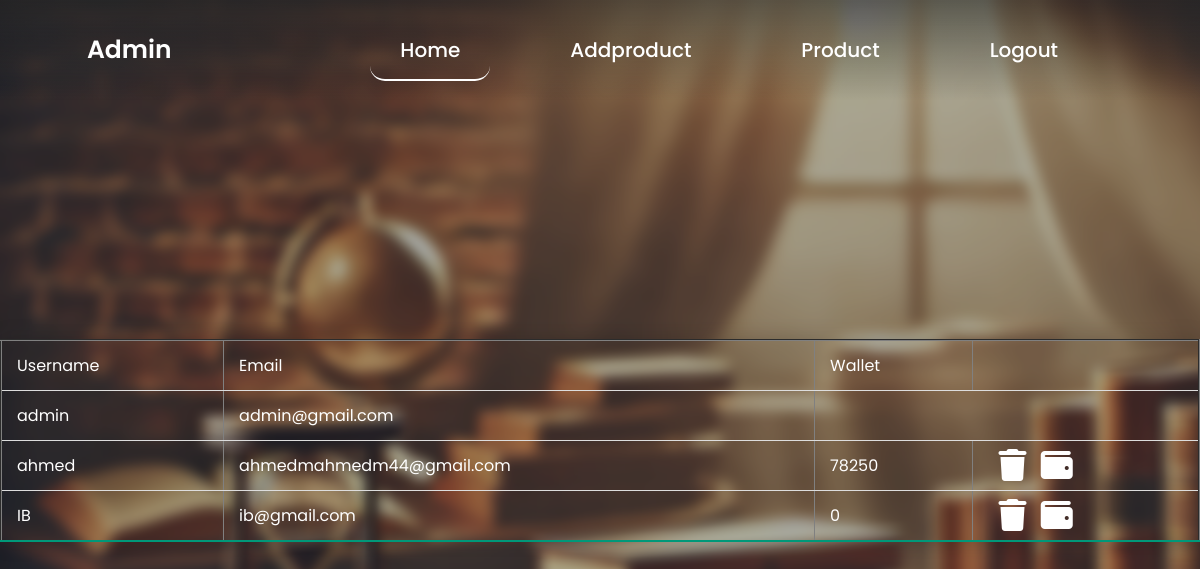
Page / (signed in) on the earlier database version.
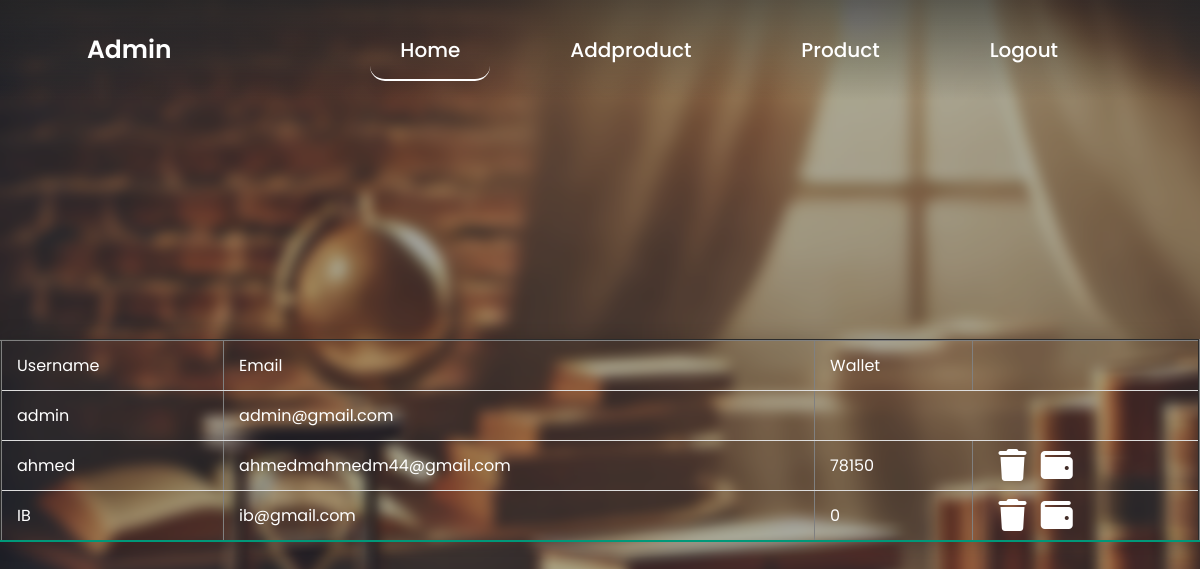
Same page on the later database version.
### tables this page shows
CREATE TABLE users (
			id INTEGER PRIMARY KEY AUTOINCREMENT,
			username TEXT NOT NULL UNIQUE,
            email TEXT UNIQUE,
			password TEXT NOT NULL,
            fName TEXT ,
            lName TEXT,
            photo_name TEXT,
            wallet INTEGER
		);

### app.py (the view)
@app.route('/')
def index():
    if 'username' in session:
        if session['username']=='admin':
            return render_template('admin.html',users=db.get_all_users(connection))
        else:
            user=db.get_user(connection,session['username'])
            return render_template('index.html',products=db.get_product(connection),user=user)
    user=None
    return render_template('index.html',products=db.get_product(connection),user=user)

### app.py (called while the page is built)
def is_malicious_request(req):
    malicious_patterns = ["SELECT", "DROP", "<script>", "UNION", "--"]
    for pattern in malicious_patterns:
        if pattern in req.data.decode('utf-8').upper() or pattern in req.query_string.decode('utf-8').upper():
            return True
    return False

@app.before_request
def check_request():
    if is_malicious_request(request):
        abort(403)

### db.py (called while the page is built)
def get_all_users(connection):
    cursor = connection.cursor()
    query = 'SELECT * FROM users'
    cursor.execute(query)
    return cursor.fetchall()

### templates/admin.html (shortened to what this page needs)
<!DOCTYPE html>
<html lang="en">
<head>
    <link rel="stylesheet" href="{{ url_for('static', filename='css/style.css') }}" />
    <link rel="stylesheet" href="{{ url_for('static', filename='css/1.css') }}" />
    <link rel="stylesheet" href="https://cdnjs.cloudflare.com/ajax/libs/font-awesome/6.6.0/css/all.min.css" />
</head>
<body>
    <div class="wrapper">
        <nav class="nav">
            <div class="nav-logo">
                <p>Admin</p>
            </div>
            <div class="nav-menu" id="navMenu">
                <ul>
                    <li><a href="/" class="link active">Home</a></li>
                    <li><a href="/addproduct" class="link">Addproduct</a></li>
                    <li><a href="/product" class="link">Product</a></li>
                    <li><a href="/logout" class="link">Logout</a></li>
                </ul>
            </div>
        </nav>
    <br> <br>
        <table border="2" class="table">
            <tr>
                <td>Username</td>
                <td>Email</td>
                <td>Wallet</td>
            </tr>
                {%for i in users%}
                <tr>
                <td>{{i[1]}}</td>
                <td>{{i[2]}}</td>
                {%if i[1] != 'admin'%}
                <td>{{i[7]}}</td>
                <td><a href="{{url_for('deleteuser',id=i[0])}}"><i style="padding: 10px 10px;color:white;" class="fa-solid fa-trash fa-2xl"></i></a>
                <a href="{{url_for('addtowallet',id=i[0])}}"><i style="color:white;"class="fa-solid fa-wallet fa-2xl"></i></a></td>
                {%endif%}
                </tr>
                {%endfor%}
        </table>
    </div>
</body>
</html>

### static/css/style.css (style rules this page uses)
* { margin: 0; padding: 0; box-sizing: border-box; font-family: 'Poppins', sans-serif; }
body { background: url("images/imageblur.png"); }
.wrapper { display: flex; justify-content: center; align-items: center; min-height: 110vh; background: rgba(39, 39, 39, 0.4); }
.nav { position: fixed; top: 0; display: flex; justify-content: space-around; width: 100%; height: 100px; line-height: 100px; background: linear-gradient(rgba(39,39,39, 0.6), transparent); z-index: 100; }
.nav-logo p { color: white; font-size: 25px; font-weight: 600; }
.nav-menu ul { display: flex; }
.nav-menu ul li { list-style-type: none; }
.nav-menu ul li .link { text-decoration: none; font-weight: 500; color: #fff; padding-bottom: 15px; margin: 0 25px; }
.link:hover, .active { border-bottom: 2px solid #fff; }

### static/css/1.css (style rules this page uses)
.link { padding: 10px 30px; text-decoration: none; border-radius: 15px; font-size: 20px; }
table { width: 100%; border-collapse: collapse; margin: 25px 0; font-size: 1em; box-shadow: 0 0 20px rgba(0, 0, 0, 0.15); }
table th, table td { padding: 12px 15px; }
table tbody tr { border-bottom: 1px solid #dddddd; color: rgb(255, 255, 255); }
table tbody tr:last-of-type { border-bottom: 2px solid #009879; }

Differences in the rows shown:
changed users "ahmed": wallet "78250" → "78150"
